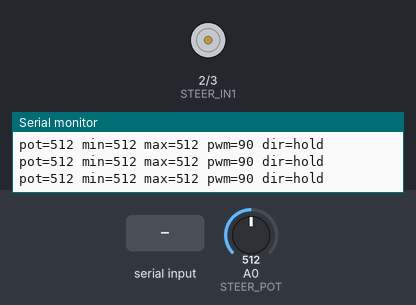
Bench run of a sketch on a simulated Arduino Mega 2560, built with avr-gcc and run on an emulated ATmega2560. On the bench: motor-driver pin pairs drawn as motors (green arrow = first pin HIGH = forward, orange = second pin HIGH = backward, longer = more drive), the last lines printed to the serial monitor. Inputs (shaded band) come from the test bench; at power-on: A0 (STEER_POT) = 512.

Above: at 1.2 s.
1.3 s: "a\n" received over Serial
At 1.8 s:
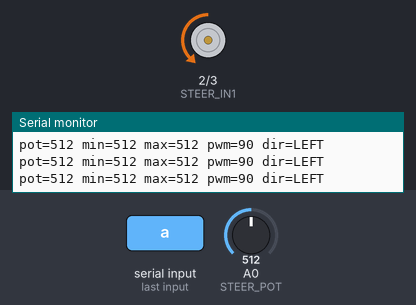
3.5 s: "d\n" received over Serial
At 4.0 s:
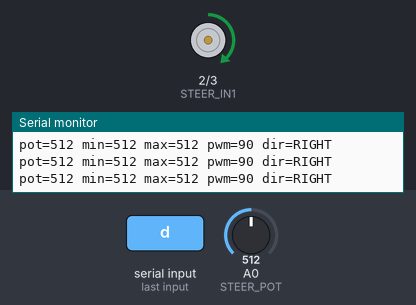
Timing chart, 0 to 6.5 s (numbered marks = the images above; inputs shaded):
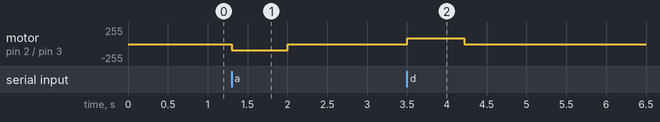

The sketch:

check_steering.ino
```cpp
// CTRL_ZERO steering calibration tool for Arduino Mega 2560.
//
// Purpose:
//   Manually drive the steering motor left/right from the Serial Monitor and
//   read the potentiometer (A0) value at the mechanical limits, so you can set
//   POT_LEFT / POT_RIGHT in CTRL_ZERO_Controller.ino.
//
// Serial Monitor settings:
//   - Baud: 9600
//   - Line ending: "Newline" (each command is one line)
//
// Commands (send one letter per line):
//   a : steer toward one side (labeled LEFT) and hold
//   d : steer toward the other side (labeled RIGHT) and hold
//   s : stop / hold (motor off)
//   + : increase drive PWM (moves faster / more torque)
//   - : decrease drive PWM
//   r : reset the tracked min/max
//   ? : print status immediately
//
// It continuously prints:  pot=<adc> min=<adc> max=<adc> pwm=<n> dir=<...>
// When you drive into a mechanical stop the pot stops changing; a stall guard
// then auto-stops the motor and prints the edge value.  Note that value:
//   - the reading at the LEFT stop  -> POT_LEFT
//   - the reading at the RIGHT stop -> POT_RIGHT
// If a/d feel physically reversed, flip STEER_INVERTED below (or swap them).

// --- pins / convention (match CTRL_ZERO_Controller.ino) ---------------------
const int STEER_IN1 = 2;
const int STEER_IN2 = 3;
const int STEER_POT = A0;
const bool STEER_INVERTED = true;

// --- drive / print tuning ---------------------------------------------------
const int PWM_MIN = 40;
const int PWM_MAX = 255;
const int PWM_STEP = 15;
const int DEFAULT_PWM = 90;
const unsigned long PRINT_INTERVAL_MS = 150;

// Stall guard: if the pot barely moves while driving, we have hit the stop.
const int STALL_DELTA_CNT = 2;
const unsigned long STALL_MS = 700;

int drivePwm = DEFAULT_PWM;   // PWM magnitude
// dir sign matches CTRL_ZERO_Controller.ino's driveSteer: +1 raises the pot
// toward POT_LEFT (LEFT), -1 lowers it toward POT_RIGHT (RIGHT).
int dir = 0;                  // +1 = LEFT, -1 = RIGHT, 0 = hold

int potMin = 1023;
int potMax = 0;

unsigned long lastPrintMs = 0;
int stallRefPot = 0;
unsigned long stallSinceMs = 0;

char inputBuf[16];
uint8_t inputLen = 0;

void setup() {
  Serial.begin(9600);
  pinMode(STEER_IN1, OUTPUT);
  pinMode(STEER_IN2, OUTPUT);
  pinMode(STEER_POT, INPUT);
  hold();
  Serial.println("check_steering ready.");
  Serial.println("Commands: a=LEFT  d=RIGHT  s=stop  +/-=pwm  r=reset  ?=status");
  Serial.println("Serial Monitor: 9600 baud, line ending = Newline.");
}

void loop() {
  readSerial();

  int pot = analogRead(STEER_POT);
  if (pot < potMin) potMin = pot;
  if (pot > potMax) potMax = pot;

  applySteer(pot);

  unsigned long now = millis();
  if (now - lastPrintMs >= PRINT_INTERVAL_MS) {
    lastPrintMs = now;
    printStatus(pot);
  }
}

void readSerial() {
  while (Serial.available() > 0) {
    char c = Serial.read();
    if (c == '\n' || c == '\r') {
      if (inputLen > 0) {
        handleCommand(inputBuf[0]);
        inputLen = 0;
      }
    } else if (inputLen < sizeof(inputBuf) - 1) {
      inputBuf[inputLen++] = c;
    }
  }
}

void handleCommand(char c) {
  switch (c) {
    case 'a': case 'A':
      startDrive(+1);  // LEFT: raise pot toward POT_LEFT
      break;
    case 'd': case 'D':
      startDrive(-1);  // RIGHT: lower pot toward POT_RIGHT
      break;
    case 's': case 'S':
      dir = 0;
      hold();
      Serial.println("stop");
      break;
    case '+': case '=':
      drivePwm = min(drivePwm + PWM_STEP, PWM_MAX);
      Serial.print("pwm="); Serial.println(drivePwm);
      break;
    case '-': case '_':
      drivePwm = max(drivePwm - PWM_STEP, PWM_MIN);
      Serial.print("pwm="); Serial.println(drivePwm);
      break;
    case 'r': case 'R':
      potMin = 1023;
      potMax = 0;
      Serial.println("min/max reset");
      break;
    case '?':
      printStatus(analogRead(STEER_POT));
      break;
    default:
      break;
  }
}

void startDrive(int newDir) {
  dir = newDir;
  stallRefPot = analogRead(STEER_POT);
  stallSinceMs = millis();
  Serial.print("drive "); Serial.println(dir > 0 ? "LEFT" : "RIGHT");
}

void applySteer(int pot) {
  if (dir == 0) {
    hold();
    return;
  }

  // Stall guard: hitting the mechanical stop = pot stops changing.
  unsigned long now = millis();
  if (abs(pot - stallRefPot) > STALL_DELTA_CNT) {
    stallRefPot = pot;
    stallSinceMs = now;
  } else if (now - stallSinceMs >= STALL_MS) {
    Serial.print("LIMIT reached, holding. edge pot=");
    Serial.println(pot);
    dir = 0;
    hold();
    return;
  }

  driveSteer(dir, drivePwm);
}

void driveSteer(int d, int pwm) {
  if (STEER_INVERTED) d = -d;
  hBridge(d > 0 ? pwm : -pwm);
}

void hBridge(int pwm) {
  pwm = constrain(pwm, -255, 255);
  if (pwm > 0) {
    analogWrite(STEER_IN1, pwm);
    analogWrite(STEER_IN2, 0);
  } else if (pwm < 0) {
    analogWrite(STEER_IN1, 0);
    analogWrite(STEER_IN2, -pwm);
  } else {
    hold();
  }
}

void hold() {
  analogWrite(STEER_IN1, 0);
  analogWrite(STEER_IN2, 0);
}

void printStatus(int pot) {
  Serial.print("pot=");
  Serial.print(pot);
  Serial.print(" min=");
  Serial.print(potMin);
  Serial.print(" max=");
  Serial.print(potMax);
  Serial.print(" pwm=");
  Serial.print(drivePwm);
  Serial.print(" dir=");
  Serial.println(dir > 0 ? "LEFT" : (dir < 0 ? "RIGHT" : "hold"));
}
```

Measured:
- after the input at 1.3 s, motor on pin 2 (STEER_IN1) / pin 3 (STEER_IN2): stopped → backward 90/255 at once, → stopped 0.70 s later
- after the input at 3.5 s, motor on pin 2 (STEER_IN1) / pin 3 (STEER_IN2): stopped → forward 90/255 at once, → stopped 0.71 s later
